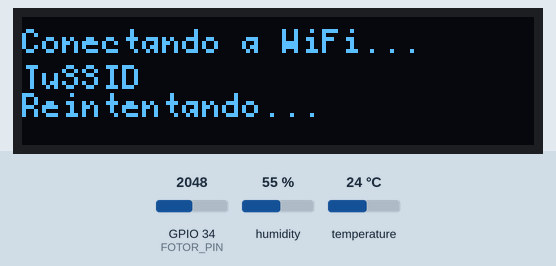
The sketch below on a simulated ESP32. On the bench: 128×32 one-colour display. The test bench sets the inputs (shaded band); at power-on: GPIO 34 (FOTOR_PIN) = 2048, humidity 55 %, temperature 24 °C. WiFi joins after 1.5 s; servers stay silent unless stated; what the sketch prints to the serial monitor is not drawn.

Above: at 5.1 s.
At 12.1 s:
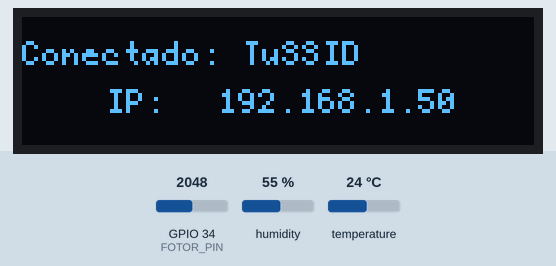
At 22.1 s:
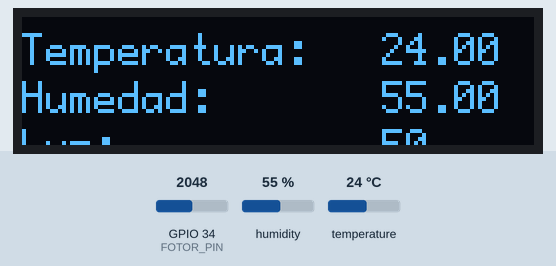

The sketch:

Invernadero_DB.ino
```cpp
#include <WiFi.h>
#include "sensores.h"
#include "wifi_config.h"
#include "oled_display.h"

void setup() {
  Serial.begin(115200);

  inicializarDisplay(); // Inicializar la pantalla OLED

  conectarWiFi(); // Conectar a WiFi

  iniciarSensores(); // Inicializar los sensores
}

void loop() {
  float temperatura = leerTemperatura(); // Leer temperatura
  float humedad = leerHumedad(); // Leer humedad
  int luz = leerLuz(); // Leer luz

  // Mostrar datos de los sensores
  mostrarDatosSensores(temperatura, humedad, luz);

  delay(2000); // Esperar 2 segundos antes de la siguiente lectura
}
```

oled_display.cpp
```cpp
#include "oled_display.h"

U8G2_SH1106_128X32_VISIONOX_F_HW_I2C u8g2(U8G2_R0, /* reset=*/ U8X8_PIN_NONE);

void inicializarDisplay() {
  u8g2.begin();
}

void mostrarMensajeConexion(const char* ip, const char* ssid) {
  u8g2.clearBuffer();
  u8g2.setFont(u8g2_font_profont10_mr);
  u8g2.drawStr(0, 12, "Conectado: ");
  u8g2.setCursor(55, 12);
  u8g2.print(ssid);
  u8g2.drawStr(21, 24, "IP: ");
  u8g2.setCursor(49, 24);
  u8g2.print(ip);
  u8g2.sendBuffer();
  delay(5000);
}

void mostrarMensajeconnect(const char* ssid) {
  u8g2.clearBuffer();
  u8g2.setFont(u8g2_font_profont10_mr);
  u8g2.drawStr(0, 9, "Conectando a WiFi..."); // Dibuja en la primera fila
  u8g2.drawStr(0, 18, ssid); // Dibuja en la segunda fila
  u8g2.sendBuffer();
  delay(5000);

  // Dibuja "Reintentando..." en la misma pantalla sin borrar el contenido previo
  u8g2.drawStr(0, 25, "Reintentando...");
  u8g2.sendBuffer();
}

void mostrarMensajeErrorConexion(const char* network) {
  u8g2.clearBuffer();
  u8g2.setFont(u8g2_font_profont10_mr);
  u8g2.drawStr(0, 12, "Error:Conexión WiFi");
  u8g2.drawStr(0, 24, "Sin Conexión:");
  u8g2.setCursor(60, 24);
  u8g2.print(network);
  u8g2.sendBuffer();
  delay(5000);
}
```

oled_display.h
```cpp
#ifndef OLED_DISPLAY_H
#define OLED_DISPLAY_H

#include <U8g2lib.h>

extern U8G2_SH1106_128X32_VISIONOX_F_HW_I2C u8g2;

void inicializarDisplay();
void mostrarMensajeconnect(const char* ssid);
void mostrarMensajeConexion(const char* ip, const char* ssid);
void mostrarMensajeErrorConexion(const char* ssid);
void mostrarDatosSensores(float temperatura, float humedad, int luz);

#endif
```

sensores.cpp
```cpp
#include "sensores.h"
#include "oled_display.h"

DHT dht(DHTPIN, DHTTYPE);

void iniciarSensores() {
  dht.begin();
}

float leerTemperatura() {
  return dht.readTemperature();
}

float leerHumedad() {
  return dht.readHumidity();
}

int leerLuz() {
  int valorLuz = analogRead(FOTOR_PIN);
  int luzPorcentaje = map(valorLuz, LUX_MIN, LUX_MAX, 0, 100);
  luzPorcentaje = constrain(luzPorcentaje, 0, 100);
  return luzPorcentaje;
}
void mostrarDatosSensores(float temperatura, float humedad, int luz) {
  u8g2.clearBuffer();
  u8g2.setFont(u8g2_font_profont12_mr);

  // Mostrar temperatura en la primera fila
  u8g2.drawStr(0, 12, "Temperatura:");
  u8g2.setCursor(90, 12);
  u8g2.print(temperatura);

  // Mostrar humedad en la segunda fila
  u8g2.drawStr(0, 24, "Humedad:");
  u8g2.setCursor(90, 24);
  u8g2.print(humedad);

  // Mostrar luz en la tercera fila
  u8g2.drawStr(0, 36, "Luz:");
  u8g2.setCursor(90, 36);
  u8g2.print(luz);

  u8g2.sendBuffer(); // Enviar el contenido del buffer a la pantalla
}
```

sensores.h
```cpp
#ifndef SENSORES_H
#define SENSORES_H

#include <DHT.h>

// Configuración del sensor DHT22
#define DHTPIN 4 // Pin definido
#define DHTTYPE DHT22
extern DHT dht;

// Pin del fotoresistor
#define FOTOR_PIN 34
// Definir los rangos de lectura del sensor de luz
#define LUX_MIN 0    // Valor mínimo de lectura del sensor (oscuridad)
#define LUX_MAX 4095 // Valor máximo de lectura del sensor (máxima luz)

// Inicialización de los sensores
void iniciarSensores();

// Lectura de temperatura desde el sensor DHT22
float leerTemperatura();

// Lectura de humedad desde el sensor DHT22
float leerHumedad();

// Lectura de luz desde el fotoresistor
int leerLuz();

#endif
```

wifi_config.cpp
```cpp
#include "wifi_config.h"
#include "oled_display.h"

const char* ssid = "TuSSID";
const char* password = "TuContraseña";

void conectarWiFi() {
  Serial.println("Conectando a WiFi...");
  mostrarMensajeconnect(ssid); // Mostrar mensaje de conexión en la pantalla OLED
  delay(5000); // Esperar 5 segundos

  int intentos = 0;
  while (intentos < 5) { // Intentar conectar un máximo de 5 veces
    WiFi.begin(ssid, password);
    int tiempoEspera = 0;
    while (WiFi.status() != WL_CONNECTED && tiempoEspera < 10) { // Esperar hasta 10 segundos para la conexión
      delay(1000);
      tiempoEspera++;
    }
    if (WiFi.status() == WL_CONNECTED) { // Si se conecta exitosamente, salir del bucle
      Serial.print("Conectado al WiFi. Dirección IP: ");
      Serial.println(WiFi.localIP());
      mostrarMensajeConexion(WiFi.localIP().toString().c_str(), ssid); // Mostrar mensaje de conexión en la pantalla OLED
      delay(5000); // Esperar 5 segundos
      break;
    } else { // Si no se conecta, incrementar el número de intentos
      Serial.println("Error al conectar al WiFi. Reintentando...");
      mostrarMensajeErrorConexion(ssid); // Mostrar mensaje de error de conexión en la pantalla OLED
      delay(1000); // Esperar 1 segundo
      intentos++;
    }
  }
  if (intentos >= 3) { // Si se excede el número de intentos, mostrar un mensaje de error
    Serial.println("Error: No se pudo conectar al WiFi después de varios intentos.");
    mostrarMensajeErrorConexion(ssid); // Mostrar mensaje de error de conexión en la pantalla OLED
    delay(5000); // Esperar 5 segundos
  }
}
```

wifi_config.h
```cpp
#ifndef WIFI_CONFIG_H
#define WIFI_CONFIG_H

#include <WiFi.h>

extern const char* ssid;
extern const char* password;

void conectarWiFi();

#endif
```

Measured:
- what the display in image 0 shows lasts 7.0 s, from 5.1 s to 12.1 s
- what the display in image 1 shows lasts 10.0 s, from 12.1 s to 22.1 s
